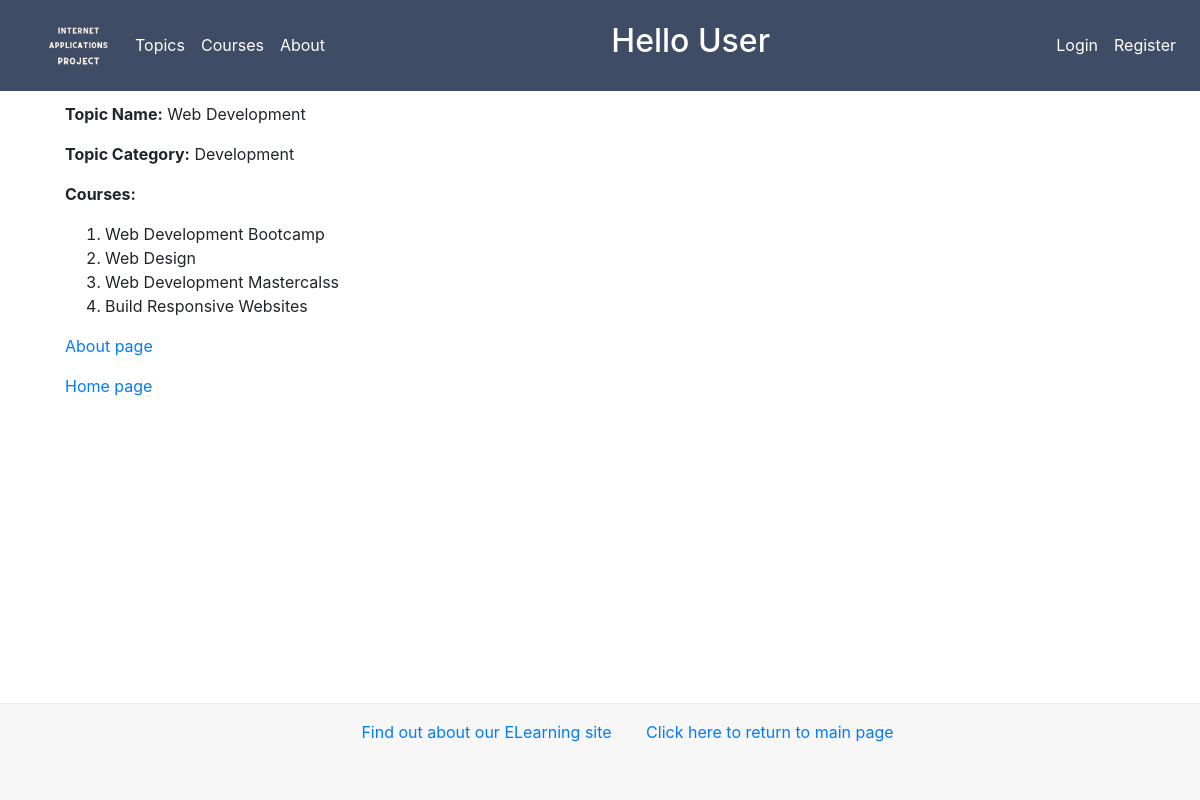
/myapp/1, run on the app's committed database.
### newdjangoProject/models.py (models this page shows, shortened)
class Topic(models.Model):
    name = models.CharField(max_length=200)
    category = models.CharField(max_length=200, blank=True)

class Course(models.Model):
    topic = models.ForeignKey(
        Topic, related_name='courses', on_delete=models.CASCADE)
    name = models.CharField(max_length=200)
    price = models.DecimalField(
        max_digits=10, decimal_places=2, validators=[validate_price])
    for_everyone = models.BooleanField(default=True)
    description = models.TextField(max_length=300, null=True, blank=True)
    interested = models.PositiveIntegerField(default=0)
    stages = models.PositiveIntegerField(default=3)

### newdjangoProject/views.py (the view)
# urls.py: path(r'<int:top_no>', views.detail, name='detail'),
def detail(request, top_no):
    topic = get_object_or_404(Topic, id=top_no)
    course_list = Course.objects.filter(topic=topic)
    return render(request, 'newdjangoProject/detail0.html', {'topic': topic, 'course_list': course_list})

### newdjangoProject/templates/newdjangoProject/detail0.html
{% extends 'newdjangoProject/base.html' %}
{% block body_block %}
    <p><b>Topic Name:</b> {{ topic.name }}</p>
    <p><b>Topic Category:</b> {{ topic.category }}</p>
    <p><b>Courses:</b></p>
    {% if course_list %}
        <ol>
            {% for course in course_list %}
                <li> {{ course.name}} </li>
            {% endfor %}
        </ol>
    {% else %}
        <strong>There are no available courses!</strong>
    {% endif %}
    <p>
        <a href="{% url 'about' %}">About page</a>
    </p>
    <p>
        <a href="{% url 'index' %}">Home page</a>
    </p>
{% endblock %}

### data on the page
Topic: name "Web Development", category "Development"
Course: name "Web Development Bootcamp"
Course: name "Web Design"
Course: name "Web Development Mastercalss"
Course: name "Build Responsive Websites"
